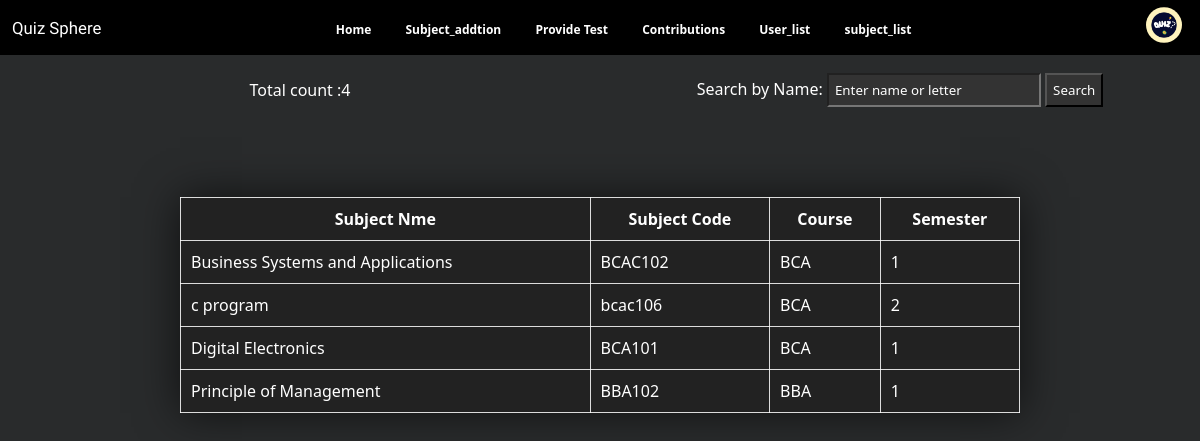
Before: /Admin_Allpages/subjectlist.php with the older database file.
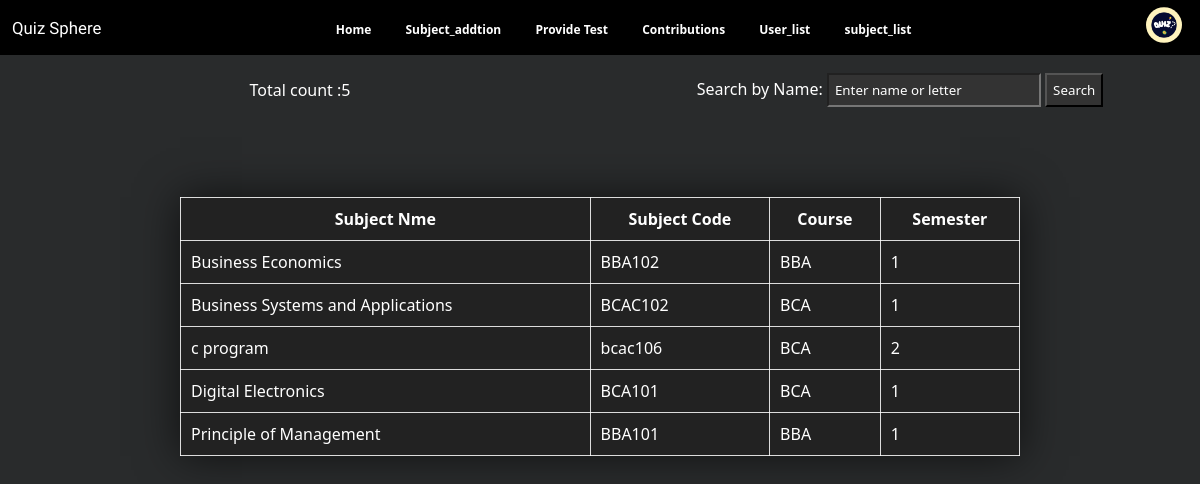
After: the same page with the newer database file.
### tables this page shows
CREATE TABLE `subjects` (
  `subject_id` int(11) NOT NULL,
  `subject_name` varchar(100) NOT NULL,
  `subject_code` varchar(10) NOT NULL,
  `course` varchar(100) NOT NULL,
  `semester` int(10) NOT NULL,
  `details` text DEFAULT NULL,
  `id_card` varchar(255) DEFAULT NULL,
  `submit_by` varchar(50) NOT NULL DEFAULT 'admin'
);

### Admin_Allpages/subjectlist.php (the view, shortened to what this page needs)
<!DOCTYPE html>
<html lang="en">
<head>
    <link rel="stylesheet" href="css/subjectlist.css">
    <link rel="stylesheet" href="../Navber/style.css">
</head>
<body>
    <?php
    include '../Navber/adminnav.php';
    ?>
    <?php
    include_once '../config.php';
    ?>
    <div class="containt">
        <div class="left">
            <?php
            $sql_count = "SELECT COUNT(subject_id) AS total_count FROM subjects";
            $result_count = $conn->query($sql_count);
            if ($result_count->num_rows > 0) {
                $row = $result_count->fetch_assoc();
                $total_count = $row['total_count'];
            } else {
                $total_count = 0;
            }
            echo "<label for='count'>Total count :" . $total_count . "</label>";
            ?>
        </div>
        <div class="right">
            <?php
            echo '<form method="GET" action="">
            <label for="search">Search by Name:</label>
            <input type="text" id="search" name="search" placeholder="Enter name or letter">
            <input type="submit" value="Search">
            </form>';
            $sql = "SELECT * FROM subjects";
            ?>
        </div>
    </div>
    <?php
    $sql .= " ORDER BY subject_name ASC";
    $result = $conn->query($sql);
    if ($result->num_rows > 0) {
        echo "<table border='1'>
        <br>
                   <br>
            <br>
            <br>
            <tr>
                <th>Subject Nme</th>
                <th>Subject Code</th>
                <th>Course</th>
                <th>Semester</th>
            </tr>";
        while ($row = $result->fetch_assoc()) {
            echo "<tr>
                <td>" . $row["subject_name"] . "</td>
                <td>" . $row["subject_code"] . "</td>
                <td>" . $row["course"] . "</td>
                <td>" . $row["semester"] . "</td>
              </tr>";
        }
        echo "</table>";
    } else {
        echo "0 results";
    }
    ?>
</body>
</html>

Changed rows visible on the page:
added subjects: subject_name "Business Economics", subject_code "BBA102", course "BBA", semester "1"
changed subjects "Principle of Management": subject_code "BBA102" → "BBA101"
Other visible differences:
$total_count: "4" → "5"
